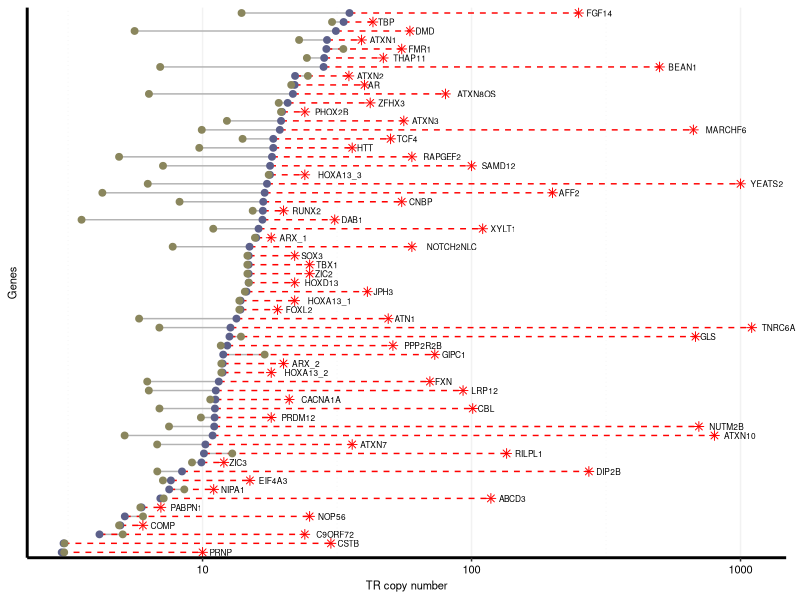
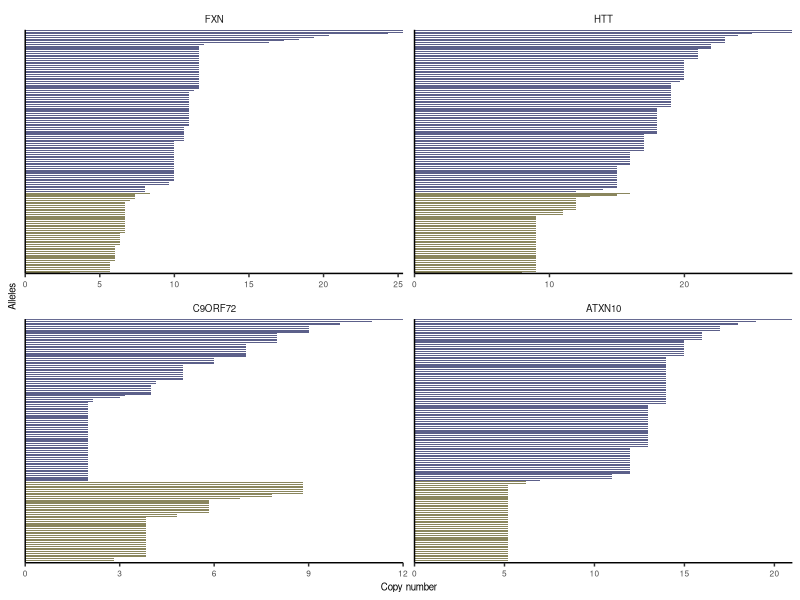

R code for these plots, in order:
required_packages <- c("ggplot2", "dplyr", "ggrepel", "tidyr", "patchwork")

# Check and install missing packages
install_if_missing <- function(pkg) {
  if (!require(pkg, character.only = TRUE)) {
    install.packages(pkg, dependencies = TRUE)
    library(pkg, character.only = TRUE)
  }
}

invisible(lapply(required_packages, install_if_missing))

library(ggplot2)
library(dplyr)
library(ggrepel)
library(tidyr)
library(patchwork)

df<-read.table("human_chimp_exp_lens.txt")

df <- df %>%
  rename(
    species = V1,
    TRID = V2,
    motif_seq = V3,
    length = V4,
    copy_number = V5,
    pathogenic = V6)

# Reshape to get human and chimp values side-by-side
df_lines <- df %>%
  select(species, TRID, copy_number) %>%
  pivot_wider(names_from = species, values_from = copy_number)

# Reorder TRID based on descending human (homo) copy number
df_lines <- df_lines %>%
  arrange(homo) %>%
  mutate(TRID = factor(TRID, levels = TRID))

# Apply same factor levels to the full dataset
df <- df %>%
  mutate(TRID = factor(TRID, levels = levels(df_lines$TRID)))

df_highlight <- df %>%
  filter(species == "homo") %>%
  mutate(TRID = factor(TRID, levels = levels(df_lines$TRID)))

p <- ggplot() +
  geom_segment(data = df_lines, aes(x = chimp, xend = homo, y = TRID, yend = TRID), color = "gray70") +
  geom_segment(data = df_highlight, aes(x = copy_number, xend = pathogenic, y = TRID, yend = TRID), linetype = "dashed", color = "red", linewidth = 0.5) +
  geom_point(data = df, aes(x = copy_number, y = TRID, color = species), size = 2, show.legend = FALSE) +
  geom_point(data = df_highlight, aes(x = pathogenic, y = TRID), shape = 8, color = "red", size = 2) +
  geom_text(data = df_highlight, aes(x = pathogenic, y = TRID, label = TRID), hjust = -0.30, size = 6/2.845, color = "black", family="Helvetica") +
  coord_cartesian(clip = "off") +
  scale_x_log10() +
  scale_color_manual(values = c("chimp" = "#8A865D", "homo" = "#5C608A")) +
  labs(x = "TR copy number", y = "Genes") +
theme(
  axis.line = element_line(linewidth = 1, colour = "black"),
  panel.grid.major.x = element_line(color = "gray95"), 
  panel.grid.minor.x = element_line(color = "gray95", linetype = "dotted"),
  panel.grid.major.y = element_blank(),
  panel.grid.minor.y = element_blank(),
  panel.border = element_blank(),
  panel.background = element_blank(),
  plot.background = element_blank(),
  plot.margin = margin(5.5, 10, 5.5, 5.5),
  text = element_text(size = 8, family="Helvetica", color = "black"),
  axis.title.x = element_text(family="Helvetica", size = 8),
  axis.title.y = element_text(family="Helvetica", size = 8),
  axis.text.x = element_text(family="Helvetica", color = "black", size = 8),
  axis.text.y = element_blank(),
  axis.ticks.y = element_blank(),
  legend.position = "none")

ggsave("homo_pantro_pathogenic_tr_lens.pdf", plot = p, device = cairo_pdf, width = 6, height = 6)

# Plot allele length distribution for example genes

df <- read.table("human_chimp_exp_sumstats.txt")

df <- df %>%
  rename(
    TRID = V1,
    sample = V2,
    motif_len = V3,
    tr_len = V4,
    motif_seq = V5,
    copy_number = V6,
    spp = V7)

df <- df %>%
  filter(TRID %in% c("FXN", "HTT", "C9ORF72", "ATXN10"))

df_long <- df %>%
  group_by(TRID, spp, sample) %>%
  mutate(
    allele_num = row_number()) %>%
  ungroup()

df_order <- df_long %>%
  mutate(copy_number = as.numeric(copy_number)) %>%
  group_by(TRID) %>%
  arrange(
    spp == "homo", copy_number, .by_group = TRUE) %>%
  mutate(
    plot_id = row_number()) %>%
  ungroup() %>%
  mutate(
    spp = factor(spp, levels = c("homo", "chimp")),
    plot_id = factor(plot_id, levels = unique(plot_id)))

df_order <- df_order %>%
  mutate(TRID = factor(TRID, levels = c("FXN", "HTT", "C9ORF72", "ATXN10")))

annotations <- df_order %>%
  group_by(TRID) %>%
  summarise(y = max(as.numeric(plot_id))) %>%
  mutate(
    label = c(
      "Friedreich ataxia (GAA)70",
      "Huntington disease (CAG)36",
      "Amyotrophic lateral sclerosis (GGCCC)24",
      "Spinocerebellar ataxia (ATTCT)800"))

p <- ggplot(df_order,
            aes(y = plot_id, x = copy_number, fill = spp)) + 
  geom_col(width = 0.6, show.legend = FALSE) +
  geom_text(data = annotations, aes(x = Inf, y = y, label = label), 
    inherit.aes = FALSE, hjust = 1, vjust = -0.5, family = "Helvetica", size = 3) +
  facet_wrap(~TRID, nrow = 2, ncol = 2, scales = "free") +
  scale_fill_manual(values = c("homo" = "#5C608A", "chimp" = "#8A865D")) +
  scale_x_continuous(name = "Copy number", expand = c(0, 0)) +
  scale_y_discrete(name = "Alleles", expand = c(0, 0)) +
  theme_bw() +
  theme(
    axis.text.y = element_blank(),
    axis.ticks.y = element_blank(),
    panel.grid = element_blank(),
    panel.border = element_blank(),
    strip.background = element_blank(),
    strip.text = element_text(size = 7, family = "Helvetica"),
    strip.placement = "outside", 
    text = element_text(family = "Helvetica", size = 6),
    axis.line = element_line(colour = "black"),
    axis.text.x = element_text(size = 6),
    axis.title = element_text(size = 7))

ggsave("patch_pathogenic_trs.pdf", plot = p, device = cairo_pdf, width = 6, height = 6)
